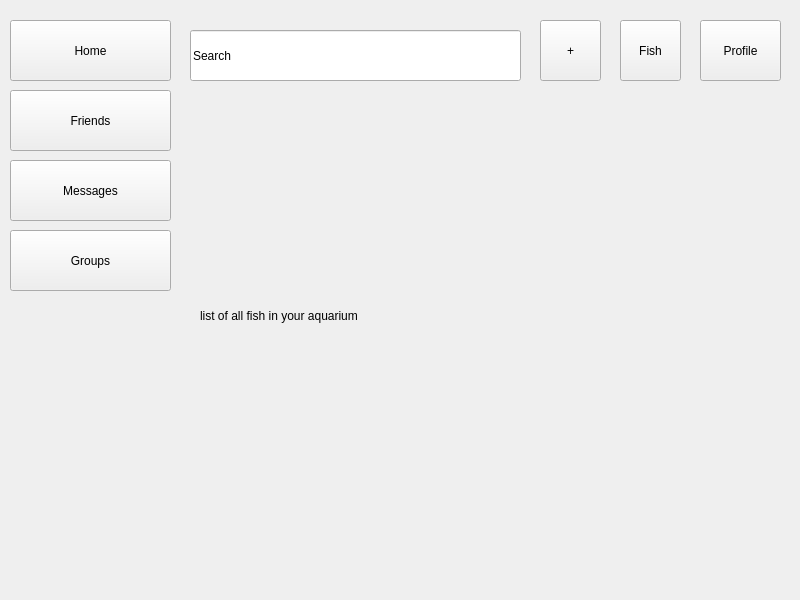
<?xml version="1.0" encoding="UTF-8"?>
<ui version="4.0">
 <class>Form</class>
 <widget class="QWidget" name="Form">
  <property name="geometry">
   <rect>
    <x>0</x>
    <y>0</y>
    <width>800</width>
    <height>600</height>
   </rect>
  </property>
  <property name="windowTitle">
   <string>Form</string>
  </property>
  <widget class="QLineEdit" name="searchBar">
   <property name="geometry">
    <rect>
     <x>190</x>
     <y>30</y>
     <width>331</width>
     <height>51</height>
    </rect>
   </property>
   <property name="text">
    <string>Search</string>
   </property>
  </widget>
  <widget class="QPushButton" name="profileButton">
   <property name="geometry">
    <rect>
     <x>700</x>
     <y>20</y>
     <width>81</width>
     <height>61</height>
    </rect>
   </property>
   <property name="text">
    <string>Profile</string>
   </property>
  </widget>
  <widget class="QPushButton" name="messageButton">
   <property name="geometry">
    <rect>
     <x>10</x>
     <y>160</y>
     <width>161</width>
     <height>61</height>
    </rect>
   </property>
   <property name="text">
    <string>Messages</string>
   </property>
  </widget>
  <widget class="QPushButton" name="friendsButton">
   <property name="geometry">
    <rect>
     <x>10</x>
     <y>90</y>
     <width>161</width>
     <height>61</height>
    </rect>
   </property>
   <property name="text">
    <string>Friends</string>
   </property>
  </widget>
  <widget class="QPushButton" name="fishButton">
   <property name="geometry">
    <rect>
     <x>620</x>
     <y>20</y>
     <width>61</width>
     <height>61</height>
    </rect>
   </property>
   <property name="text">
    <string>Fish</string>
   </property>
  </widget>
  <widget class="QPushButton" name="homeButton">
   <property name="geometry">
    <rect>
     <x>10</x>
     <y>20</y>
     <width>161</width>
     <height>61</height>
    </rect>
   </property>
   <property name="text">
    <string>Home</string>
   </property>
  </widget>
  <widget class="QPushButton" name="postButton">
   <property name="geometry">
    <rect>
     <x>540</x>
     <y>20</y>
     <width>61</width>
     <height>61</height>
    </rect>
   </property>
   <property name="text">
    <string>+</string>
   </property>
  </widget>
  <widget class="QPushButton" name="groupButton">
   <property name="geometry">
    <rect>
     <x>10</x>
     <y>230</y>
     <width>161</width>
     <height>61</height>
    </rect>
   </property>
   <property name="text">
    <string>Groups</string>
   </property>
  </widget>
  <widget class="QLabel" name="label">
   <property name="geometry">
    <rect>
     <x>200</x>
     <y>170</y>
     <width>551</width>
     <height>291</height>
    </rect>
   </property>
   <property name="text">
    <string>list of all fish in your aquarium</string>
   </property>
  </widget>
 </widget>
 <resources/>
 <connections/>
</ui>
